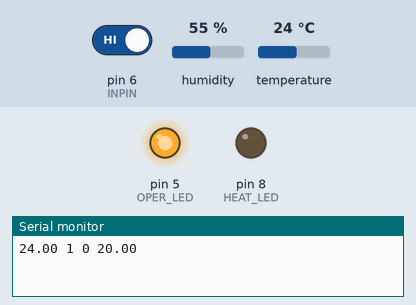
A sketch run on a simulated Arduino Uno, built with avr-gcc and run on an emulated ATmega328P. Shown: output pins drawn as LEDs (lit = HIGH), the last lines printed to the serial monitor. Inputs (shaded band) come from the test bench; at power-on: pin 6 (INPIN) HIGH, temperature 24 °C, humidity 55 %. Pins used as bus, display or sensor lines are not drawn.

Above: at 2.7 s.
2.8 s: pin 6 (INPIN) driven LOW
At 4.5 s:
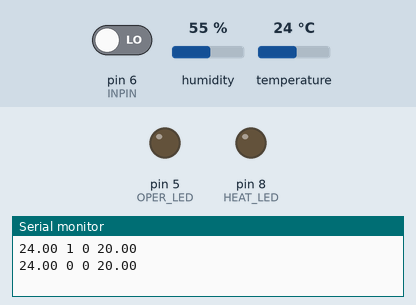
8.8 s: temperature set to 20.8 °C
11.0 s: temperature set to 19.6 °C
At 14.5 s:
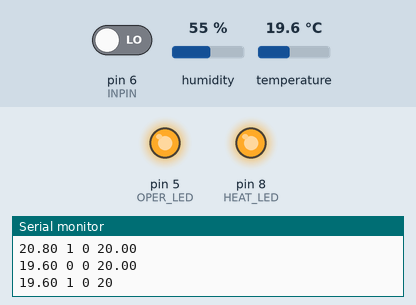
At 53.0 s:
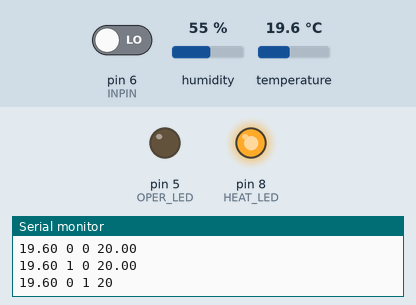
Timing chart, 0 to 53.8 s (numbered marks = the images above; inputs shaded):
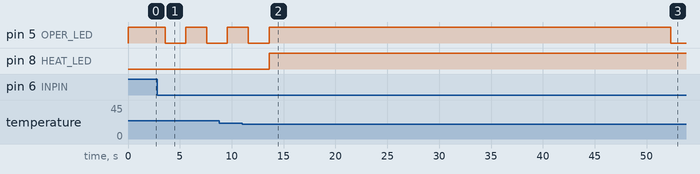

Measured:
- the behaviour switches between 20 and 19.9 °C on temperature (found by bisection; images 1 and 2)
- after the input at 2.8 s, pin 5 (OPER_LED): HIGH → LOW after 0.77 s, → HIGH 2.0 s later, → LOW 2.0 s later
- after the input at 11.0 s, pin 8 (HEAT_LED): LOW → HIGH after 2.6 s

The sketch:

temp_control.ino
```cpp
/* Use DHT22 sensor to control a RC300 controlled fireplace
  RC300 is the model of the remote, in this case the fireplace is Heat & Glo
*/
//Libraries
#include <DHT.h>
#include <FireplaceRF.h>

// Constants
#define DHTPIN 7
// DHT 22  (AM2302)
#define DHTTYPE DHT22
#define HEAT_LED 8
#define INPIN 6
#define LOOP_DELAY_SEC 2
// About how long it can take for a power cycle to complete
#define MAX_POWERCYCLE_MILLIS 30000
#define MAX_RUNTIME 25200
#define OPER_LED 5
#define PIN_FIRE_TX 3

// Initialize DHT sensor for normal 16mhz Arduino
DHT dht(DHTPIN, DHTTYPE);

FireplaceRF fireplace(PIN_FIRE_TX);

// Variables
String incomingTemp("20");
bool heating = false;
bool need_heat = false;
bool operating = true;
float high_temp = 21.5;
float low_temp = 20.0;
float temp = 20.0;
unsigned int runtime_left = MAX_RUNTIME; // Seconds

void setup()
{
  dht.begin();
  pinMode(HEAT_LED, OUTPUT);
  pinMode(OPER_LED, OUTPUT);
  pinMode(INPIN, INPUT);
  pinMode(PIN_FIRE_TX, OUTPUT);
  digitalWrite(OPER_LED, operating);

  temp = dht.readTemperature();
  if (temp < low_temp) {
    need_heat = true;
  }
  Serial.begin(115200);
  heating = !need_heat;
  power_status(need_heat);
}

void power_toggle() {
  operating = !operating;
  digitalWrite(OPER_LED, operating);
}

void power_off() {
  operating = false;
  digitalWrite(OPER_LED, operating);
}

void power_status(bool need_heat) {
  if (operating) {
    if (need_heat != heating) {
      heating = need_heat;
      digitalWrite(HEAT_LED, heating);
      if (heating) {

        fireplace.on();
        delay(MAX_POWERCYCLE_MILLIS);
        fireplace.setFan(2);
        delay(2000);
        fireplace.setFlame(3);
      } else {

        fireplace.off();
      }
    }
  } else if (heating) {

    heating = false;
    fireplace.off();
    digitalWrite(HEAT_LED, heating);
    delay(MAX_POWERCYCLE_MILLIS);
  }
}

void loop()
{
  if (Serial.available()) {
    // read the incoming data
    incomingTemp = Serial.readString();
    incomingTemp.trim();
    low_temp = atof(incomingTemp.c_str());
    if (low_temp < 5.0 || low_temp > 40.0) {
      low_temp = 20.0;
    }
    high_temp = low_temp + 1.5;
    Serial.println("ACK");
  }
  // button pressed flips the operation switch
  if (digitalRead(INPIN) == LOW) {
    power_toggle();
  }
  if (runtime_left == 0) {
    power_off();
  }

  if (heating) {
    runtime_left -= LOOP_DELAY_SEC;
  } else {
    runtime_left = MAX_RUNTIME;
  }

  temp = dht.readTemperature();

  Serial.print(temp);
  Serial.print(" ");
  Serial.print(operating);
  Serial.print(" ");
  Serial.print(heating);
  Serial.print(" ");
  Serial.println(low_temp);

  if (temp < low_temp) {
    need_heat = true;
  }
  if (temp > high_temp ) {
    need_heat = false;
  }

  power_status(need_heat);
  delay(LOOP_DELAY_SEC * 1000);
}
```
